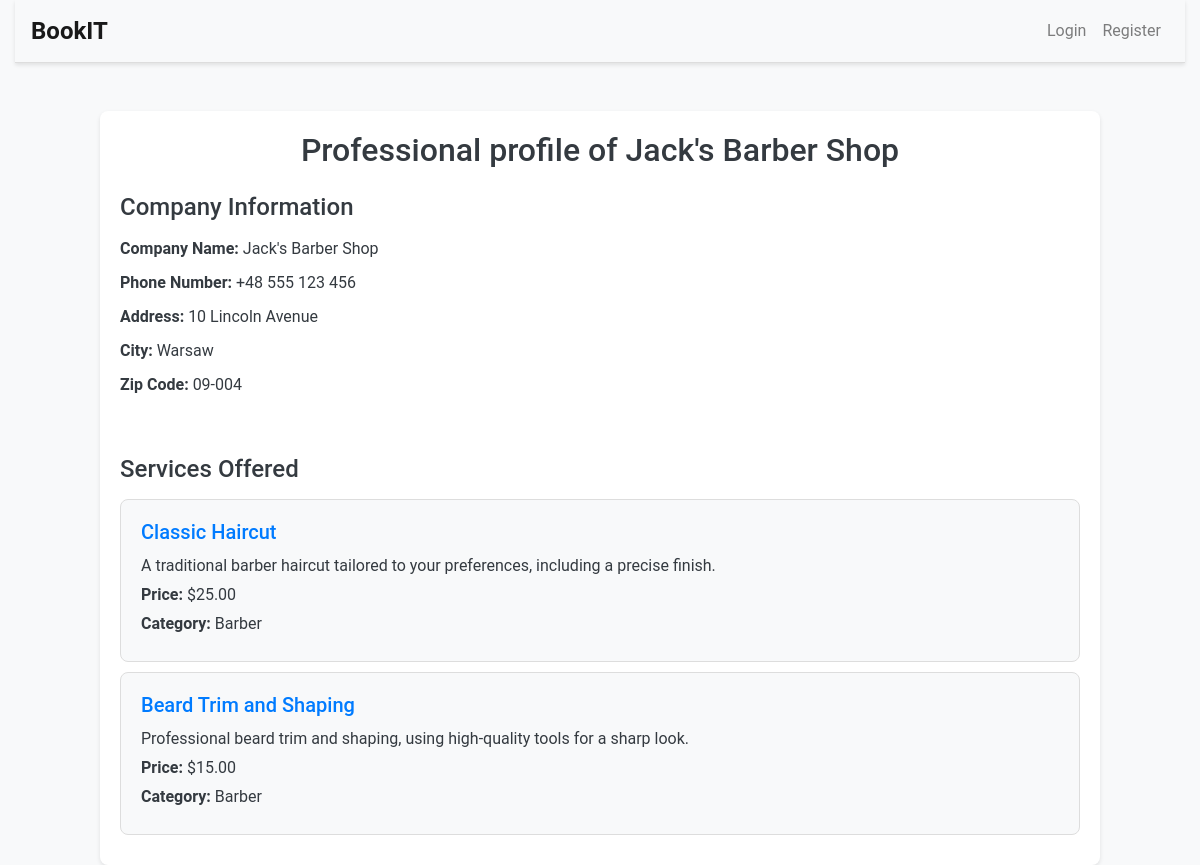
The app's page /professional/Jack with its own data.
### bookit/models.py (models this page shows, shortened)
class Professional_User(models.Model):
    id = models.AutoField(primary_key=True)
    user = models.ForeignKey(User, on_delete=models.CASCADE, related_name="Professional_User")
    company_name = models.CharField(max_length=100, unique=True)
    phone_number = models.CharField(max_length=15)
    address = models.CharField(max_length=255)
    city = models.CharField(max_length=255)
    zip_code = models.CharField(max_length=10)
    company_logo = models.CharField(max_length=10000, blank=True, null=True)

class Service(models.Model):
    CATEGORY_CHOICES = [
        ('HAIRDRESSING', 'Hairdressing'),
        ('BARBER', 'Barber'),
        ('COSMETOLOGY', 'Cosmetology'),
        ('MANICURE_PEDICURE', 'Manicure and Pedicure'),
        ('MASSAGES', 'Massages'),
        ('HAIR_REMOVAL', 'Hair Removal'),
        ('MAKEUP', 'Makeup'),
        ('AESTHETIC_MEDICINE', 'Aesthetic Medicine'),
        ('PERSONAL_TRAINING', 'Personal Training'),
        ('PHYSIOTHERAPY', 'Physiotherapy'),
        ('TATTOOS_PIERCING', 'Tattoos and Piercing'),
        ('SPRAY_TANNING', 'Spray Tanning'),
        ('EYELASH_STYLING', 'Eyelash Styling'),
        ('EYEBROW_STYLING', 'Eyebrow Styling'),
        ('DIETETICS', 'Dietetics'),
        ('SPA_RELAXATION', 'Spa and Relaxation'),
        ('FACIAL_TREATMENTS', 'Facial Treatments'),
        ('OTHER', 'Other'),
    ]
    id = models.AutoField(primary_key=True)
    name = models.CharField(max_length=255)
    description = models.TextField()
    price = models.DecimalField(max_digits=6, decimal_places=2)
    created_by = models.ForeignKey(Professional_User, on_delete=models.CASCADE, related_name="service_created_by")
    category = models.CharField(max_length=50, choices=CATEGORY_CHOICES, default='OTHER')
    duration = models.IntegerField(help_text="Duration in minutes")

### bookit/views.py (the view)
# urls.py: path("professional/<str:professional_username>", views.professional, name="professional"),
def professional(request, professional_username):
    professional_user = User.objects.get(username=professional_username)
    professional = Professional_User.objects.get(user=professional_user)
    services = Service.objects.filter(created_by=professional)
    return render(request, 'bookit/professional.html', {'professional': professional, 'services': services})

### bookit/templates/bookit/professional.html (shortened to what this page needs)
{% extends "bookit/layout.html" %}
{% block body %}
    <div class="professional-container mt-5">
        <h1>Professional profile of {{ professional.company_name }}</h1>
        <div class="row mt-4">
            <div class="col-md-6">
                <h3>Company Information</h3>
                <p><strong>Company Name:</strong> {{ professional.company_name }}</p>
                <p><strong>Phone Number:</strong> {{ professional.phone_number }}</p>
                <p><strong>Address:</strong> {{ professional.address }}</p>
                <p><strong>City:</strong> {{ professional.city }}</p>
                <p><strong>Zip Code:</strong> {{ professional.zip_code }}</p>
            </div>
            <div class="col-md-6 text-center">
            </div>
        </div>
        <div class="row mt-5">
            <div class="col-12">
                <h3>Services Offered</h3>
                {% if services %}
                    <ul class="list-group">
                        {% for service in services %}
                            <li class="list-group-item">
                                <h5><a href="{% url 'service' service.id %}">{{ service.name }}</a></h5>
                                <p>{{ service.description }}</p>
                                <p><strong>Price:</strong> ${{ service.price }}</p>
                                <p><strong>Category:</strong> {{ service.get_category_display }}</p>
                            </li>
                        {% endfor %}
                    </ul>
                {% else %}
                    <p>No services available at the moment.</p>
                {% endif %}
            </div>
        </div>
    </div>
{% endblock %}

### bookit/static/bookit/styles.css (style rules this page uses)
body { font-family: 'Roboto', sans-serif; background-color: #f8f9fa; color: #333; margin: 0; padding: 0; min-height: 100vh; }
h1, h2, h3, h4, h5, h6 { color: #343a40; margin-bottom: 1rem; }
.list-group-item { padding: 1rem 1.5rem; border: none; border-bottom: 1px solid #ddd; }
.list-group-item:last-child { border-bottom: none; }
a { color: #007bff; text-decoration: none; }
.professional-container { max-width: 1000px; margin: 0 auto; padding: 20px; background-color: #fff; border-radius: 8px; box-shadow: 0 2px 4px rgba(0, 0, 0, 0.1); }
.professional-container h1 { font-size: 2rem; color: #343a40; margin-bottom: 20px; text-align: center; }
.professional-container h3 { font-size: 1.5rem; color: #343a40; margin-bottom: 15px; }
.professional-container p { margin-bottom: 10px; color: #343a40; font-size: 1rem; }
.professional-container p strong { color: #343a40; font-weight: bold; }
.professional-container .list-group-item { padding: 20px; margin-bottom: 10px; border: 1px solid #ddd; border-radius: 8px; background-color: #f8f9fa; }
.professional-container .list-group-item h5 { font-size: 1.25rem; margin-bottom: 10px; color: #007bff; }
.professional-container .list-group-item p { margin-bottom: 5px; font-size: 1rem; color: #343a40; }

### records on screen
Professional_User: company_name "Jack's Barber Shop", phone_number "+48 555 123 456", address "10 Lincoln Avenue", city "Warsaw", zip_code "09-004"
Service: name "Classic Haircut", description "A traditional barber haircut tailored to your preferences, including a precise finish.", price "25.00", category "Barber"
Service: name "Beard Trim and Shaping", description "Professional beard trim and shaping, using high-quality tools for a sharp look.", price "15.00", category "Barber"
